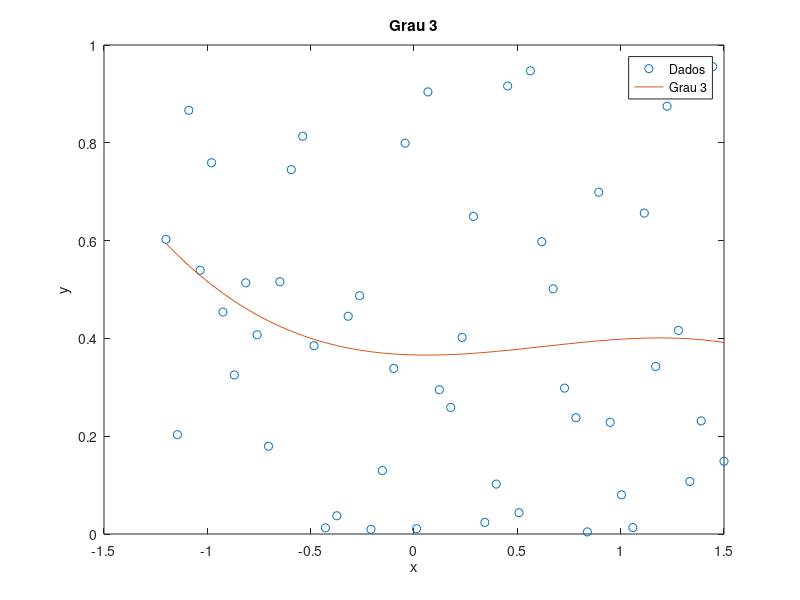

MATLAB code for this plot:
clear all
clc
close all

# Você recebeu um arquivo de dados com uma matriz 50 x 50
M = csvread('dados-teste.csv');

# Sua tarefa é a seguinte.
# Determine qual coluna dessa matriz tem a menor média de valores.
med = 100000;
col = 1;
for i = 1:50
    this_mean = mean(M(:,i));
    if (mean(M(:,i)) < med)
        med = this_mean;
        col = i;
    endif
endfor


# Em seguida, considere que os valores nessa coluna correspondem a f(x),
#  para x variando entre -1.2 e +1.5.
ny = size(M,1);
y = M(:,22);
xm = linspace(-1.2, 1.5, numel(y));
x = zeros(ny,1);
for i=1:ny
    x(i) = xm(i);
endfor

# Calcule três regressões; uma linear, outra com parábola
#  e uma última usando um polinômio de grau 3.
# linear
p = polyfit(x, y, 1);
plot(x, y, 'o', x, polyval(p, x), '-');
xlabel('x');
ylabel('y');
title('Regressão Linear');
legend('Dados', 'Regressão Linear');
pause;

# parabola
pq = polyfit(x, y, 2);
plot(x, y, 'o', x, polyval(pq, x), '-');
xlabel('x');
ylabel('y');
title('Parabola');
legend('Dados', 'Parabola');
pause;

# Grau 3
p3 = polyfit(x, y, 3) #polinomio de grau 3
plot(x, y, 'o', x, polyval(p3, x), '-');
xlabel('x');
ylabel('y');
title('Grau 3');
legend('Dados', 'Grau 3');
pause;
